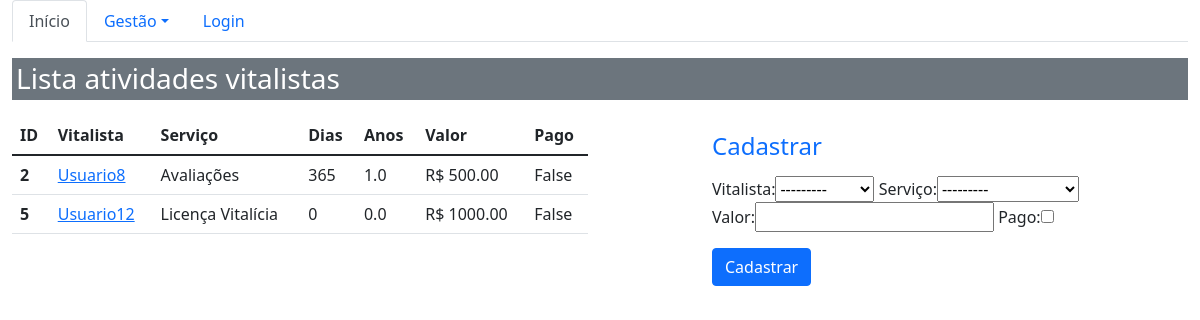
The page /sistema/atividades_vital/ on the database its author committed.
### core/models.py (models this page shows, shortened)
class AtividadeVital(models.Model):
    vitalista = models.ForeignKey(Vitalista, on_delete=models.PROTECT)
    finalidade = models.ForeignKey(Finalidade, on_delete=models.PROTECT, verbose_name='serviço')
    valor = models.DecimalField(max_digits=6, decimal_places=2)
    pago = models.BooleanField(default=False)
    def dias_total(self):
        return math.ceil(((self.vitalista.termino - self.vitalista.inicio).total_seconds() / 86400) - 1)
    def anos_total(self):
        return round(self.dias_total() / 365, 2)

class Vitalista(models.Model):
    usuario = models.ForeignKey(Pessoa, on_delete=models.PROTECT)
    inicio = models.DateTimeField(auto_now=False)
    termino = models.DateTimeField(auto_now=True, null=True, blank=True)
    def __str__(self):
        return str(self.usuario)

class Pessoa(models.Model):
    nome = models.CharField(max_length=100)
    telefone = models.CharField(max_length=20)
    email = models.EmailField()
    profissao = models.CharField(max_length=100)
    area_atuacao = models.CharField(max_length=100)
    def __str__(self):
        return self.nome

class Finalidade(models.Model):
    nome = models.CharField(max_length=20)
    def __str__(self):
        return self.nome

### core/views.py (the view)
# urls.py: path('atividades_vital/', lista_atividades_vital,
def lista_atividades_vital(request):
    atividade_vital = AtividadeVital.objects.all()
    form = AtividadeVitalForm()
    data = {'atividades_vital': atividade_vital, 'forms':form}
    return render(request, 'core/lista_atividades_vital.html', data)

### core/forms.py
class AtividadeVitalForm(ModelForm):
    class Meta:
        model = AtividadeVital
        fields = '__all__'
        labels = {
            'finalidade': 'Serviço',
        }

### core/templates/core/lista_atividades_vital.html (shortened to what this page needs)
{%  extends 'base.html' %}
{% load bootstrap %}
{% block menu %}
    <ul class="nav nav-tabs">
      <li class="nav-item">
        <a class="nav-link active" aria-current="page" href="{% url 'core_home' %}">Início</a>
      </li>
      <li class="nav-item dropdown">
        <a class="nav-link dropdown-toggle" data-bs-toggle="dropdown" href="#" role="button" aria-expanded="false">Gestão</a>
      </li>
    {% if user.is_authenticated %}
         <li class="nav-item">
            <a class="nav-link disabled" href="">Olá {{ user }}!</a>
        </li>
        <li class="nav-item">
            <a class="nav-link" href="{% url 'logout' %}">Logout</a>
        </li>
    {% else %}
        <li class="nav-item">
            <a class="nav-link" href="{% url 'login' %}">Login</a>
        </li>
    {% endif %}
    </ul>
{% endblock %}
{% block main %}
<div class="row">
            <div class="col-12">
                 <h3 class="p-1 mb-2 bg-secondary text-white">Lista atividades vitalistas</h3>
            </div>
    </div>
     <div class="row">
        <div class="col-sm-6 table-responsive">
            <table class="table">
              <thead>
                <tr>
                  <th scope="col">ID</th>
                  <th scope="col">Vitalista</th>
                  <th scope="col">Serviço</th>
                  <th scope="col">Dias</th>
                  <th scope="col">Anos</th>
                  <th scope="col">Valor</th>
                  <th scope="col">Pago</th>
                </tr>
              </thead>
              <tbody>
                {% for atividade_vital in atividades_vital %}
                    <tr>
                      <th scope="row">{{ atividade_vital.id }}</th>
                      <td ><a href="{% url 'core_atividade_vital_update' atividade_vital.id %}"
                             class="link-primary"> {{atividade_vital.vitalista}} </a>
                      </td>
                      <td>{{ atividade_vital.finalidade }}</td>
                      <td>{{ atividade_vital.dias_total }}</td>
                      <td>{{ atividade_vital.anos_total }}</td>
                      <td>R$ {{ atividade_vital.valor }}</td>
                      <td>{{ atividade_vital.pago }}</td>
                    </tr>
                {% endfor %}
              </tbody>
            </table>
        </div>
        <div class="col-sm-4 offset-md-1">
            <h4 class="text-primary"> Cadastrar</h4>
            <form action="{% url 'core_atividade_vital_novo' %}" method="POST">
                {{ forms|bootstrap }}
                <button type="submit" class="btn btn-primary">
                    Cadastrar</button>
            </form>
        </div>
     </div>
{% endblock %}

### rows shown on the page
AtividadeVital: id "2", vitalista "Usuario8", finalidade "Avaliações", dias_total "365", anos_total "1.0", valor "500.00", pago "False"
AtividadeVital: id "5", vitalista "Usuario12", finalidade "Licença Vitalícia", dias_total "0", anos_total "0.0", valor "1000.00", pago "False"
